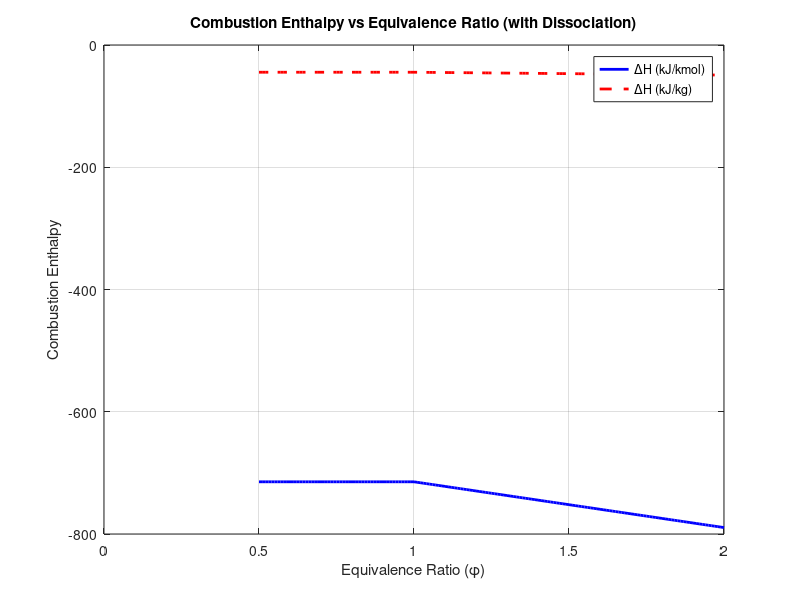

MATLAB code for this plot:
% Constants
h_CO2 = -393.52; % Enthalpy of formation of CO2 (kJ/mol)
h_H2O = -241.83; % Enthalpy of formation of H2O (kJ/mol)
h_N2 = 0;        % Enthalpy of formation of N2 (kJ/mol)
h_O2 = 0;        % Enthalpy of formation of O2 (kJ/mol)
h_CH4 = -74.85;  % Enthalpy of formation of CH4 (kJ/mol)

MW_CH4 = 16.04;  % Molecular weight of CH4 (kg/kmol)
N2_O2_ratio = 79 / 21; % Mole ratio of N2 to O2 in air

% Equivalence ratio range
phi_values = 0.5:0.01:2.0;

% Initialize results
combustion_enthalpy_per_kmol = [];
combustion_enthalpy_per_kg = [];

% Dissociation constants (simple model)
alpha = 0.1;  % Fraction of CO2 dissociated to CO
beta = 0.1;   % Fraction of H2O dissociated to H2

% Loop through equivalence ratios
for phi = phi_values
    % Reactant moles
    moles_CH4 = 1;
    moles_O2 = 2 / phi;
    moles_N2 = moles_O2 * N2_O2_ratio;

    % Product composition based on equivalence ratio
    if phi < 1
        % Lean combustion
        moles_CO2 = (1 - alpha);    % Partially dissociated CO2
        moles_H2O = 2 * (1 - beta); % Partially dissociated H2O
        moles_O2_product = (2 - 2 * phi);
        moles_N2_product = moles_N2;
        moles_CH4_unburnt = 0;
    else
        % Rich combustion
        moles_CO2 = (1 - alpha);    % Partially dissociated CO2
        moles_H2O = 2 * (1 - beta); % Partially dissociated H2O
        moles_O2_product = 0;
        moles_N2_product = moles_N2;
        moles_CH4_unburnt = (phi - 1);  % Unburnt CH4 for rich mixture
    end

    % Combustion enthalpy calculation
    H_products = moles_CO2 * h_CO2 + moles_H2O * h_H2O + moles_N2_product * h_N2 + ...
                 moles_O2_product * h_O2 + moles_CH4_unburnt * h_CH4;
    H_reactants = moles_CH4 * h_CH4 + moles_O2 * h_O2 + moles_N2 * h_N2;
    delta_H = H_products - H_reactants; % Combustion enthalpy per kmol

    % Store results
    combustion_enthalpy_per_kmol = [combustion_enthalpy_per_kmol, delta_H];
    combustion_enthalpy_per_kg = [combustion_enthalpy_per_kg, delta_H / MW_CH4];
end

% Plot results
figure;
plot(phi_values, combustion_enthalpy_per_kmol, 'b-', 'LineWidth', 2);
hold on;
plot(phi_values, combustion_enthalpy_per_kg, 'r--', 'LineWidth', 2);
xlabel('Equivalence Ratio (\phi)');
ylabel('Combustion Enthalpy');
legend('\DeltaH (kJ/kmol)', '\DeltaH (kJ/kg)');
title('Combustion Enthalpy vs Equivalence Ratio (with Dissociation)');
grid on;

